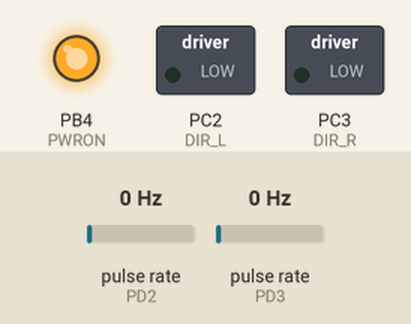
This program was run on a simulated ATmega32, built with avr-gcc and emulated at 8 MHz. Shown: switched loads named in the program (green lamp = pin HIGH), output pins drawn as LEDs (lit = HIGH). Wiring (inferred from the names in the program): 2 × pulse sensor: data PD2 / data PD3. The test bench sets the inputs (shaded band); at power-on: pulse rate (sensors on PD2, PD3) 0 Hz. What the program prints to the serial monitor is not drawn.

Above: at 0.1 s.
Timing chart, 0 to 1.6 s (numbered marks = the images above):
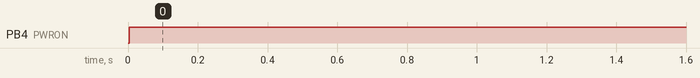

Measured:
- by itself, PB4 (PWRON): LOW → HIGH at 0.00 s

The program:

main.c
```c
/*
 * i2cw.c
 *
 * Created: 3/19/2016 2:14:44 PM
 * Author : john
 */

 #define F_CPU 8000000
 #define SCL_frequentie 100000
 #define BAUDRATE		38400
 #define UBRR_BAUD	(((long)F_CPU/((long)16 * BAUDRATE))-1)
 #define resetData()  for(uint8_t i=0;i<20;++i) data[i]=0
 #define rset() for(uint8_t i=0;i<20;++i) data_ont[i]=0

 #define UBAT 			(1 << PINA7) // ADC7 (Input)
 #define MCURRENT_L 		(1 << PINA6) // ADC6 (Input)
 #define MCURRENT_R 		(1 << PINA5) // ADC5 (Input)
 #define E_INT1 			(1 << PINA4) // INT1 (input per default... can be output)
 #define LS_L 			(1 << PINA3) // ADC3 (Input)
 #define LS_R 			(1 << PINA2) // ADC2 (Input)
 #define ADC1 			(1 << PINA1) // ADC1 (Input)
 #define ADC0 			(1 << PINA0) // ADC0 (Input)

 #define SL4 		(1 << PINB7)	// Output
 #define ACS_L 		(1 << PINB6)	// Output
 #define START 		(1 << PINB5)	// Input
 #define PWRON		(1 << PINB4)	// Output
 #define ACS_PWRH	(1 << PINB3)	// Output
 #define ACS 		(1 << PINB2)	// INT2 (Input)
 #define SL5 		(1 << PINB1)	// Output
 #define SL6 		(1 << PINB0)	// Output


 #define ACS_R 		(1 << PINC7)	// Output
 #define SL3 		(1 << PINC6)	// Output
 #define SL2 		(1 << PINC5)	// Output
 #define SL1 		(1 << PINC4)	// Output
 #define DIR_R 		(1 << PINC3)	// Output
 #define DIR_L 		(1 << PINC2)	// Output
 #define SDA 		(1 << PINC1)	// I2C Data (I/O)
 #define SCL 		(1 << PINC0)	// I2C Clock (Output (Master), Input (Slave))


 #define ACS_PWR		(1 << PIND6)	// Output
 #define MOTOR_R		(1 << PIND5)	// PWM Output (OC1A)
 #define MOTOR_L		(1 << PIND4)	// PWM Output (OC1B)
 #define ENC_R 		(1 << PIND3)	// INT1 (Input)
 #define ENC_L 		(1 << PIND2)	// INT0 (Input)
 #define TX 		(1 << PIND1)	// USART TX (Output)
 #define RX 		(1 << PIND0)	// USART RX (Input)

#include <avr/io.h>
#include <util/twi.h>
#include <avr/interrupt.h>
#include <stdlib.h>
#include <util/delay.h>

#define TRUE 0xFF;
#define FALSE 0;

#define MaxSpeed 150
#define MinSpeed 0

void init_i2c_slave(uint8_t ad);
void init_i2c_ontvang( void (*ontvanger) (uint8_t [],uint8_t));
void init_i2c_verzend( uint8_t (*verzender) ());
void slaaftwi();
void (*ontfunc) (uint8_t[],uint8_t);
uint8_t (*verfunc) ();

void initUSART();
void writeInteger(int16_t number, uint8_t base);
void writeString(char *string);
void writeChar(char ch);

void motorIint(void);
void control(int inByte);
void act(uint8_t speedL, uint8_t speedR, uint8_t links, uint8_t rechts);


ISR(TWI_vect) {

	slaaftwi();

}

uint8_t data_ont[20]; //max 20
volatile uint8_t data_flag = FALSE;
volatile uint8_t databyte=0x33;

void ontvangData(uint8_t [],uint8_t);
uint8_t verzendByte(uint8_t x);

uint16_t encoder_L_count;
uint16_t encoder_R_count;
void initEncoders(void);
int encoder_Count_to_Centimeter(int encoder_count);

uint16_t encoder_L_driven;
uint16_t encoder_R_driven;
uint16_t encoder_L_total;
uint16_t encoder_R_total;


int main(void)
{

	//DDRC=0xFF;
	initUSART();
	init_i2c_slave(8);

	/*ontvangData is de functie die uitgevoerd wordt
	wanneer een byte via de i2c bus ontvangen wordt
	*/
	init_i2c_ontvang(ontvangData);

	/*verzendByte is de functie die aangeroepen wordt
	wanneer de slave een byte naar de master verzend*/
	init_i2c_verzend(verzendByte);

	motorIint();
	initEncoders();
	sei(); //De slave van i2c werkt met interrupt

    /* Replace with your application code */
	int drivenL;
    while (1)
    {
		//control(data_ont[0]);
		//data_ont[0] = 255;
		//_delay_ms(10);
		uint16_t hoek;

		writeInteger(data_ont[0],10);
		writeChar('\t');
		writeInteger(data_ont[1],10);
		writeChar('\t');
		hoek = ((data_ont[1]<<8)+data_ont[0]);
		writeInteger(hoek,10);
		writeString("\r\n");


    }

}
 /*slave heeft data ontvangen van de master
 data[] een array waarin de ontvangen data staat
 tel het aantal bytes dat ontvangen is*/

void ontvangData(uint8_t data[],uint8_t tel){
	for(int i=0;i<tel;++i)
	    data_ont[i]=data[i];
	data_flag = TRUE;
	//writeString("o\n\r");
}

/* het byte dat de slave verzend naar de master
in dit voorbeeld een eenvoudige teller
*/

uint8_t verzendByte(uint8_t x) {
		return x;
}

void init_i2c_slave(uint8_t ad) {

	TWSR = 0;
	TWBR = ((F_CPU / SCL_frequentie) - 16) / 2;
	TWCR = (1 << TWIE) | (1 << TWEN) | (1 << TWEA);
	TWAR = ad<<1;
}

void slaaftwi() {
	static uint8_t data[40];
	static uint8_t teller=0;
	switch(TWSR) {
		case 0x10:
		case 0x08:
		break;

		case 0x60:

		teller=0;

		break;
		case 0x68:

		break;
		case 0x80:
		data[teller++] = TWDR;
		break;

		case 0xA0:
		ontfunc(data,teller);
		resetData();
		break;

		case 0xA8:
		teller=0;
		TWDR=verfunc();
		break;

		case 0xB8:
		TWDR=verfunc();
		break;

		case 0xC0:   //NACK
		break;
		case 0xC8:
		break;
	}
	TWCR |= (1<<TWINT);    // Clear TWINT Flag
}

void init_i2c_ontvang( void (*ontvanger) (uint8_t [],uint8_t)) {
	ontfunc=ontvanger;
}

void init_i2c_verzend( uint8_t (*verzender) ()) {
	verfunc=verzender;
}

void initUSART() {

	UBRRH = UBRR_BAUD >> 8;
	UBRRL = (uint8_t) UBRR_BAUD;
	UCSRA = 0x00;
	UCSRC = (1<<URSEL)|(1<<UCSZ1)|(1<<UCSZ0);
	UCSRB = (1 << TXEN) | (1 << RXEN);
	writeString("usart werkt nog\n\r");
}

void writeChar(char ch)
{
	while (!(UCSRA & (1<<UDRE)));
	UDR = (uint8_t)ch;
}

void writeString(char *string)
{
	while(*string)
	writeChar(*string++);
}

void writeInteger(int16_t number, uint8_t base)
{
	char buffer[17];
	itoa(number, &buffer[0], base);
	writeString(&buffer[0]);
}

void motorIint(void){
	DDRC |= (1<<2)|(1<<3);

	TCCR1A = (1<<COM1A1)|(1<<COM1B1)|(1<<WGM10);
	ICR1 = 210; //is max in plaats van 255 (volgens datashets)
	OCR1A = 0;
	OCR1B = 0;
	//start timers
	TCCR1B = (1<<WGM12)|(1<<CS10);
}

void control(int inByte){
	static uint8_t speedL = 0, speedR = 0;
	static uint8_t directionL = 0, directionR = 0;
	if(inByte == 1){
		directionL = 0;
		directionR = 0;
		speedL = speedR;
	}
	if (inByte == 2){
		directionL = 1;
		directionR = 1;
		speedL = speedR;
	}

	if(inByte == 3){
		directionL = 1;
		directionR = 0;
	}

	if(inByte == 4){
		directionR = 1;
		directionL = 0;
	}

	if (inByte == 5){
		if(speedL < MaxSpeed){
			speedL += 10;
		}
		if(speedR < MaxSpeed){
			speedR += 10;
		}
	}

	if (inByte == 6){
		if(speedL > MinSpeed){
			speedL -= 10;
		}
		if(speedR > MinSpeed){
			speedR -= 10;
		}
	}

	if(inByte == 7){
		if(speedR < MaxSpeed){
			speedR += 10;
		}
		else if(speedL > MinSpeed){
			speedL -= 10;
		}
	}

	if(inByte == 8){
		if(speedL < MaxSpeed){
			speedL += 10;
		}
		else if(speedR > MinSpeed){
			speedR -= 10;
		}
	}

	if(inByte == 13){
		directionL = 1;
		directionR = 0;
		speedL = 75;
		speedR = 75;
	}

	if(inByte == 14){
		directionL = 0;
		directionR = 1;
		speedL = 75;
		speedR = 75;
	}

	if(inByte == 0){
		directionL = 0;
		directionR = 0;
		speedL = 0;
		speedR = 0;
	}
	act(speedL, speedR, directionL, directionR);
}

void act(uint8_t speedL, uint8_t speedR, uint8_t links, uint8_t rechts){
	PORTC = (links<<2)|(rechts<<3);
	OCR1A = speedR;
	OCR1B = speedL;
}

void initEncoders(void){
	// Enable/Disable Encoders, IR Receiver
	DDRB |= (1 << 4);
	PORTB |= (1 << PINB4);
	//zet input van sensor
	DDRD |= (0<<2)|(0<<3);
	// Initialize External interrupts:
	MCUCR |= (1<<ISC00) | (1<<ISC10);
	GICR |= (1 << INT1) | (1 << INT0);
	encoder_L_count = 0;
	encoder_R_count = 0;
}

//enc_L
ISR(INT0_vect)
{
	encoder_L_count++;
	encoder_L_driven++;
}
//enc_R
ISR(INT1_vect)
{
	encoder_R_count++;
}

int encoder_Count_to_Centimeter(int encoder_count){
	//0.25 voor milimeters 0.025 voor centimeters
	return (encoder_count * 0.025);
}
```
